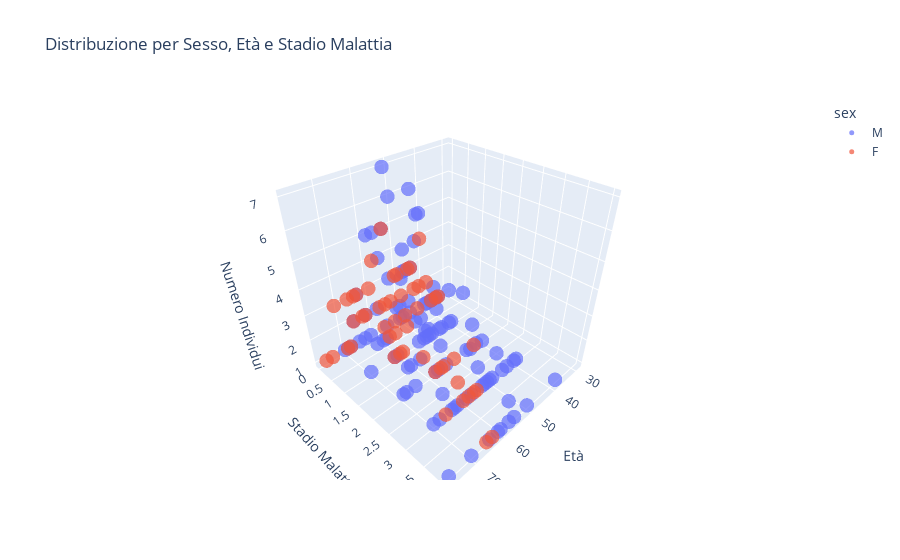

The notebook cell saved with this chart:
### Markdown cell above
### In questo grafico capiamo che i maschi sono più colpiti da malattie al cuore

### Code cell
import pandas as pd
import plotly.express as px

# Carica i dati
df = pd.read_csv('C:\\Users\\matti\\Downloads\\heart_disease_uci.csv')

# Filtra i dati rimuovendo le righe con valori mancanti
df.dropna(inplace=True)

# Filtra per sesso e stadio della malattia
male_data = df[df['sex'] == 'Male']
female_data = df[df['sex'] == 'Female']

# Calcola il conteggio degli individui per ogni combinazione di età, sesso e stadio della malattia
male_counts = male_data.groupby(['age', 'num']).size().reset_index(name='count')
female_counts = female_data.groupby(['age', 'num']).size().reset_index(name='count')

# Unisci i due DataFrame
combined_counts = pd.concat([male_counts, female_counts])

# Aggiungi una colonna per distinguere tra maschi e femmine
combined_counts['sex'] = ['M'] * len(male_counts) + ['F'] * len(female_counts)

# Visualizza il grafico 3D
fig = px.scatter_3d(combined_counts, x='age', y='num', z='count', color='sex',
                    labels={'age': 'Età', 'num': 'Stadio Malattia', 'count': 'Numero Individui'},
                    title='Distribuzione per Sesso, Età e Stadio Malattia',
                    opacity=0.7)
fig.update_traces(marker=dict(size=5))
fig.show()

### Figure 1 — Plotly figure (JSON) as saved in the notebook; plotly's stock layout.template omitted (floating-point values rounded to 4 significant figures)
{"data": [{"hovertemplate": "sex=M<br>Età=%{x}<br>Stadio Malattia=%{y}<br>Numero Individui=%{z}<extra></extra>", "legendgroup": "M", "marker": {"color": "#636efa", "opacity": 0.7, "size": 5, "symbol": "circle"}, "mode": "markers", "name": "M", "scene": "scene", "showlegend": true, "type": "scatter3d", "x": [29, 34, 35, 35, 37, 38, 39, 39, 40, 40, 40, 41, 41, 42, 42, 43, 43, 44, 44, 44, 45, 45, 45, 46, 46, 46, 47, 47, 48, 48, 48, 49, 49, 49, 50, 50, 50, 50, 51, 51, 51, 52, 52, 52, 53, 53, 53, 54, 54, 54, 54, 55, 55, 55, 56, 56, 56, 57, 57, 57, 57, 57, 58, 58, 58, 58, 58, 59, 59, 59, 59, 60, 60, 60, 61, 61, 61, 61, 62, 62, 62, 63, 63, 63, 64, 64, 64, 64, 65, 65, 65, 66, 66, 67, 67, 67, 68, 68, 68, 69, 69, 70, 70, 70, 70, 77], "y": [0, 0, 0, 1, 0, 4, 0, 3, 0, 1, 3, 0, 1, 0, 2, 0, 3, 0, 1, 2, 0, 1, 3, 0, 1, 2, 0, 1, 0, 1, 3, 0, 1, 3, 0, 1, 3, 4, 0, 1, 3, 0, 1, 3, 0, 1, 3, 0, 1, 2, 3, 0, 3, 4, 0, 1, 2, 0, 1, 2, 3, 4, 0, 1, 2, 3, 4, 0, 1, 2, 3, 1, 2, 4, 0, 1, 2, 4, 0, 1, 3, 0, 2, 3, 0, 1, 3, 4, 0, 1, 2, 0, 2, 1, 2, 3, 0, 2, 3, 0, 2, 0, 1, 3, 4, 4], "z": [1, 1, 1, 2, 1, 1, 1, 1, 1, 1, 1, 5, 1, 5, 1, 4, 1, 6, 1, 2, 3, 1, 1, 1, 2, 1, 3, 3, 3, 1, 2, 1, 1, 1, 1, 1, 1, 1, 6, 1, 1, 7, 2, 1, 3, 1, 1, 5, 2, 1, 3, 1, 2, 1, 4, 3, 2, 5, 5, 1, 1, 1, 2, 4, 1, 3, 2, 5, 3, 4, 1, 3, 3, 1, 1, 1, 3, 1, 2, 1, 1, 1, 2, 1, 3, 2, 1, 1, 1, 2, 1, 2, 2, 2, 2, 2, 1, 1, 1, 1, 1, 1, 1, 1, 1, 1]}, {"hovertemplate": "sex=F<br>Età=%{x}<br>Stadio Malattia=%{y}<br>Numero Individui=%{z}<extra></extra>", "legendgroup": "F", "marker": {"color": "#EF553B", "opacity": 0.7, "size": 5, "symbol": "circle"}, "mode": "markers", "name": "F", "scene": "scene", "showlegend": true, "type": "scatter3d", "x": [34, 35, 37, 39, 41, 42, 43, 43, 44, 45, 46, 48, 49, 50, 51, 51, 52, 53, 54, 55, 55, 55, 56, 56, 56, 57, 57, 58, 58, 58, 59, 60, 60, 60, 61, 62, 62, 62, 62, 63, 63, 63, 64, 65, 65, 66, 66, 67, 68, 69, 71, 74, 76], "y": [0, 0, 0, 0, 0, 0, 0, 2, 0, 0, 0, 0, 0, 0, 0, 2, 0, 0, 0, 0, 2, 3, 0, 2, 3, 0, 1, 0, 2, 3, 1, 0, 1, 3, 1, 0, 1, 2, 3, 0, 1, 4, 0, 0, 4, 0, 3, 0, 0, 0, 0, 0, 0], "z": [1, 1, 1, 2, 4, 2, 1, 1, 2, 3, 3, 1, 2, 3, 3, 1, 1, 2, 5, 2, 1, 1, 1, 1, 1, 2, 2, 4, 1, 1, 1, 3, 1, 1, 2, 2, 1, 2, 2, 2, 2, 1, 3, 3, 1, 2, 1, 3, 1, 1, 3, 1, 1]}], "layout": {"legend": {"title": {"text": "sex"}, "tracegroupgap": 0}, "scene": {"domain": {"x": [0, 1], "y": [0, 1]}, "xaxis": {"title": {"text": "Età"}}, "yaxis": {"title": {"text": "Stadio Malattia"}}, "zaxis": {"title": {"text": "Numero Individui"}}}, "title": {"text": "Distribuzione per Sesso, Età e Stadio Malattia"}}}
